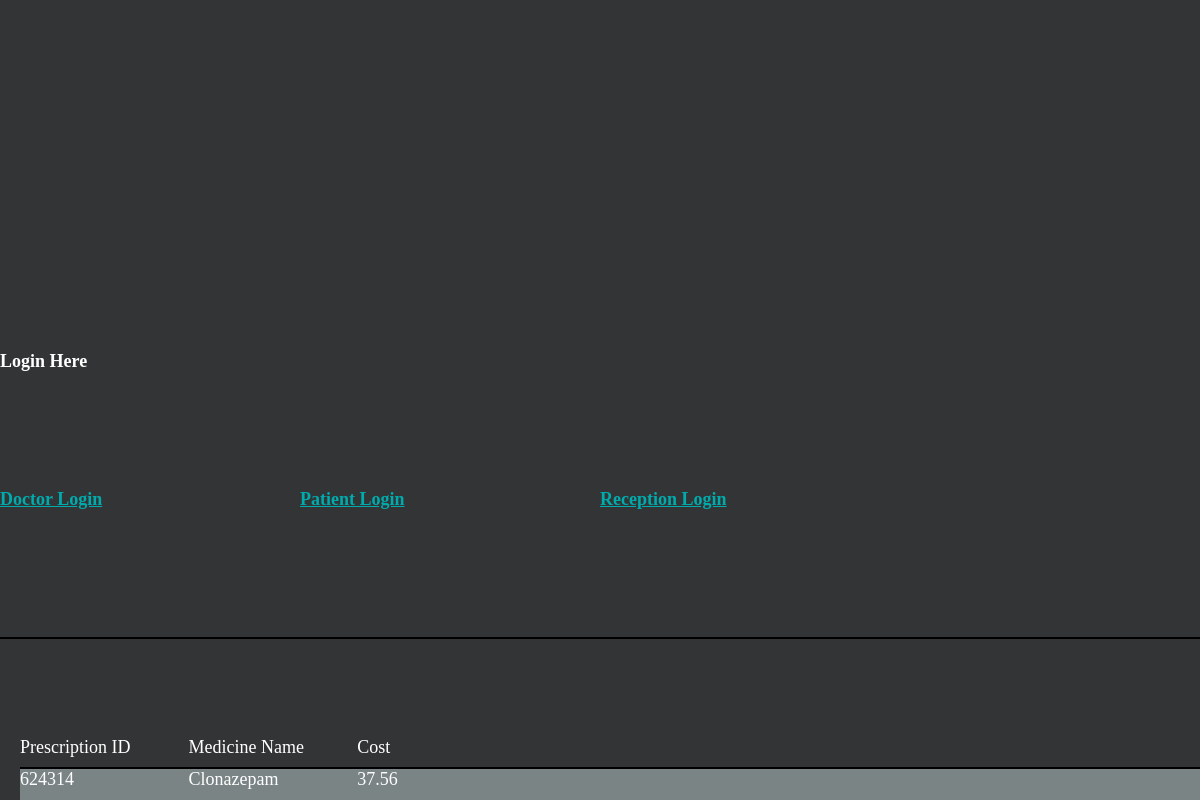
/patient/prescriptions.php?MRN=1678942, run on the app's committed database.
### tables this page shows
CREATE TABLE `patient` (
  `pMRN` int(11) NOT NULL,
  `pPhone` char(10) NOT NULL,
  `pInsure` varchar(35) NOT NULL,
  `pAddress` varchar(35) NOT NULL,
  `pLName` varchar(15) NOT NULL,
  `pFName` varchar(15) NOT NULL,
  `pSSN` varchar(9) NOT NULL,
  `pDOB` date NOT NULL,
  `pAge` char(3) NOT NULL,
  `procID` varchar(20) NOT NULL,
  `drID` varchar(20) NOT NULL,
  PRIMARY KEY (`pMRN`),
  KEY `procID` (`procID`),
  KEY `drID` (`drID`),
  CONSTRAINT `patient_ibfk_1` FOREIGN KEY (`procID`) REFERENCES `proc` (`procID`),
  CONSTRAINT `patient_ibfk_2` FOREIGN KEY (`drID`) REFERENCES `doctor` (`drID`)
);

CREATE TABLE `prescription` (
  `rxID` varchar(10) NOT NULL,
  `pMRN` int(11) NOT NULL,
  `drID` varchar(20) NOT NULL,
  `rxCost` decimal(8,2) NOT NULL,
  `medID` varchar(20) NOT NULL,
  PRIMARY KEY (`rxID`),
  KEY `drID` (`drID`),
  KEY `medID` (`medID`),
  CONSTRAINT `prescription_ibfk_1` FOREIGN KEY (`drID`) REFERENCES `doctor` (`drID`),
  CONSTRAINT `prescription_ibfk_2` FOREIGN KEY (`medID`) REFERENCES `medicine` (`medID`)
);

CREATE TABLE `medicine` (
  `medID` varchar(20) NOT NULL,
  `medName` varchar(35) NOT NULL,
  `medPrice` decimal(8,2) NOT NULL,
  `medDosage` varchar(15) NOT NULL,
  `expDate` date NOT NULL,
  `medAmount` varchar(25) NOT NULL,
  PRIMARY KEY (`medID`)
);

### patient/prescriptions.php (the view, shortened to what this page needs)
<?php
  include "../templates/header.php";
  require_once "../config.php";
  if(isset($_SESSION['MRN'])){
    $MRN = $_SESSION['MRN'];
  }
  else if(isset($_GET['MRN'])){
    $MRN = $_GET['MRN'];
  }
  $query = "SELECT pFName, pLName, rxID, rxCost, medName
FROM patient, prescription, medicine
WHERE patient.pMRN = prescription.pMRN
AND prescription.medID = medicine.medID
AND prescription.pMRN = '$MRN'";
  $responce = mysqli_query($dbc, $query);
  $tablerownum = "1";
  if ($responce){
    echo '<table> <tr class="pat-table-head">';
    echo '
    <td>Prescription ID</td>
    <td>Medicine Name</td>
    <td>Cost</td></tr>';
      while ($row = mysqli_fetch_array($responce)){
        echo '<tr class="pat-table-row' . $tablerownum . '"> <td>';
        echo $row['rxID'] . '</td> <td>' .
        $row['medName'] . '</td><td>' .
        $row['rxCost'] . '</td>';
        echo '</tr>';
        if ($tablerownum == "1") {
          $tablerownum = "0";
        }
        else {
          $tablerownum = "1";
        }
      }
      echo '</table>';
  }
  else{
    echo "Error with database";
    echo mysqli_connect_error($dbc);
  }
  echo '</div>';
?>

### style.css (style rules this page uses)
* { margin: 0; padding: 0; display: grid; font-size: large; }
.pat-table-head { display: grid; grid-template-columns: repeat(7, 1fr); border-bottom: 2px solid black; }
.pat-table-row1 { display: grid; grid-template-columns: repeat(7, 1fr); background: rgb(123, 132, 133); }
table { padding-left: 20px; }

### data on the page
patient: prescription.rxID "624314", medicine.medName "Clonazepam", prescription.rxCost "37.56"
